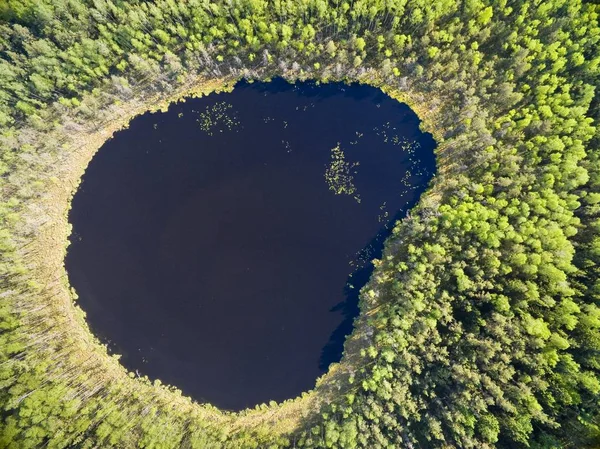
#> input picture pincel2/Lagos1.jpg, 600 x 449 px, found by its file name
$ python Pincel_prueba5.py
#> lines starting #> are read from the running program, lines starting #| are printed output that depends on the picture; after the words box and inside, x2 and y2 are one past the last pixel; in counts of white or black regions, pixels touching at a corner belong together
import cv2
import numpy as np

# Cargar la imagen
img = cv2.imread('TT2/Lagos1.jpg')
#> img is the input picture: shape (449, 600, 3); mean B, G, R 78.7, 107.3, 101.8
overlay = img.copy()
output = img.copy()
mask = np.zeros(img.shape[:2], dtype=np.uint8)

# Tamaños y colores
brush_size = 10
current_color = (0, 0, 255, 100)  # Color inicial rojo transparente
painting = False
erasing = False
last_point = None

# Colores para la paleta, ahora como diccionario
color_buttons = {
    "rojo": ((0, 0, 255, 100), (480, 100)),
    "verde": ((0, 255, 0, 100), (520, 100)),
    "azul": ((255, 0, 0, 100), (560, 100)),
    "amarillo": ((0, 255, 255, 100), (480, 140)),
    "cafe": ((42, 42, 165, 100), (520, 140)),
    "negro": ((0, 0, 0, 100), (560, 140)),
    "blanco": ((255, 255, 255, 100), (480, 180)),
    "naranja": ((0, 165, 255, 100), (520, 180))
}

# Función para manejar la pintura y el borrado
def paint(event, x, y, flags, param):
    global painting, erasing, overlay, output, mask, current_color, last_point

    if x < img.shape[1]:  # Pintura solo en el área de la imagen
        if event == cv2.EVENT_LBUTTONDOWN:
            painting = True
            last_point = (x, y)

        elif event == cv2.EVENT_LBUTTONUP:
            painting = False
            last_point = None

        elif event == cv2.EVENT_MOUSEMOVE and painting:
            if last_point:
                if erasing:
                    cv2.line(overlay, last_point, (x, y), img[y, x].tolist(), brush_size * 2)
                    cv2.line(mask, last_point, (x, y), 0, brush_size * 2)
                else:
                    cv2.line(overlay, last_point, (x, y), current_color[:3], brush_size * 2)
                    cv2.line(mask, last_point, (x, y), 255, brush_size * 2)
                last_point = (x, y)
                output = cv2.addWeighted(overlay, 0.3, img, 0.7, 0)

    # Selección de colores y manejo de botones
    elif event == cv2.EVENT_LBUTTONDOWN:
        if 450 <= y <= 480:
            if 20 <= x <= 90:  # Botón de regreso
                overlay[:] = img
                mask[:] = 0
                output = img.copy()
            elif 100 <= x <= 170:  # Botón de borrar
                erasing = not erasing

        # Selección de color en la paleta
        for color_name, (color_value, (cx, cy)) in color_buttons.items():
            if cx <= x <= cx + 30 and cy <= y <= cy + 30:
                current_color = color_value
                erasing = False

# Crear la ventana y dibujar los elementos de la interfaz
cv2.namedWindow('Image Editor')
cv2.setMouseCallback('Image Editor', paint)

while True:
    # Dibujar botones y paleta de colores
    ui = output.copy()
    cv2.rectangle(ui, (20, 450), (90, 480), (200, 200, 200), -1)  # Botón "Regresar"
    cv2.putText(ui, "Regresar", (25, 470), cv2.FONT_HERSHEY_SIMPLEX, 0.5, (0, 0, 0), 1)

    erase_color = (255, 255, 255) if not erasing else (100, 100, 100)
    cv2.rectangle(ui, (100, 450), (170, 480), erase_color, -1)  # Botón "Borrar"
    cv2.putText(ui, "Borrar", (105, 470), cv2.FONT_HERSHEY_SIMPLEX, 0.5, (0, 0, 0), 1)

    # Dibujar la paleta de colores en un cuadrado 3x3
    for color_name, (color_value, (cx, cy)) in color_buttons.items():
        cv2.rectangle(ui, (cx, cy), (cx + 30, cy + 30), color_value[:3], -1)
        cv2.rectangle(ui, (cx, cy), (cx + 30, cy + 30), (0, 0, 0), 1)
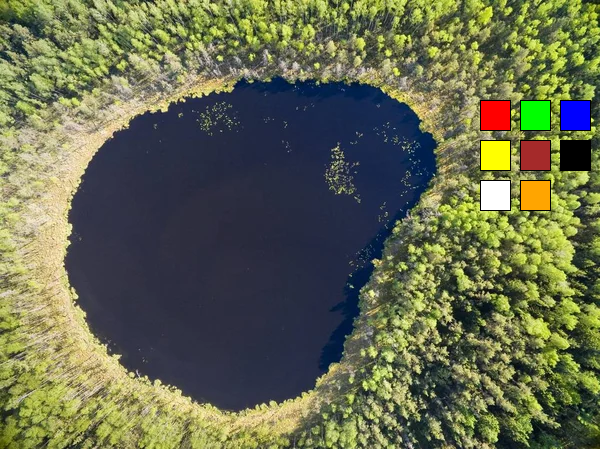
#> ui: shape (449, 600, 3); 2.85% of pixels changed, all inside (x1, y1, x2, y2) = (480, 100, 591, 211)

    # Mostrar la ventana de edición
    cv2.imshow('Image Editor', ui)

    key = cv2.waitKey(1) & 0xFF
#> (key Esc is pressed here)
    if key == ord('s'):  # Guardar la imagen binarizada al presionar 's'
        binary_img = cv2.bitwise_and(np.full_like(img, 255), np.full_like(img, 255), mask=mask)
        cv2.imwrite("image_masked.png", binary_img)
        print("Imagen binarizada guardada como 'image_masked.png'.")
    elif key == 27:  # Salir con 'Esc'
        break

cv2.destroyAllWindows()
